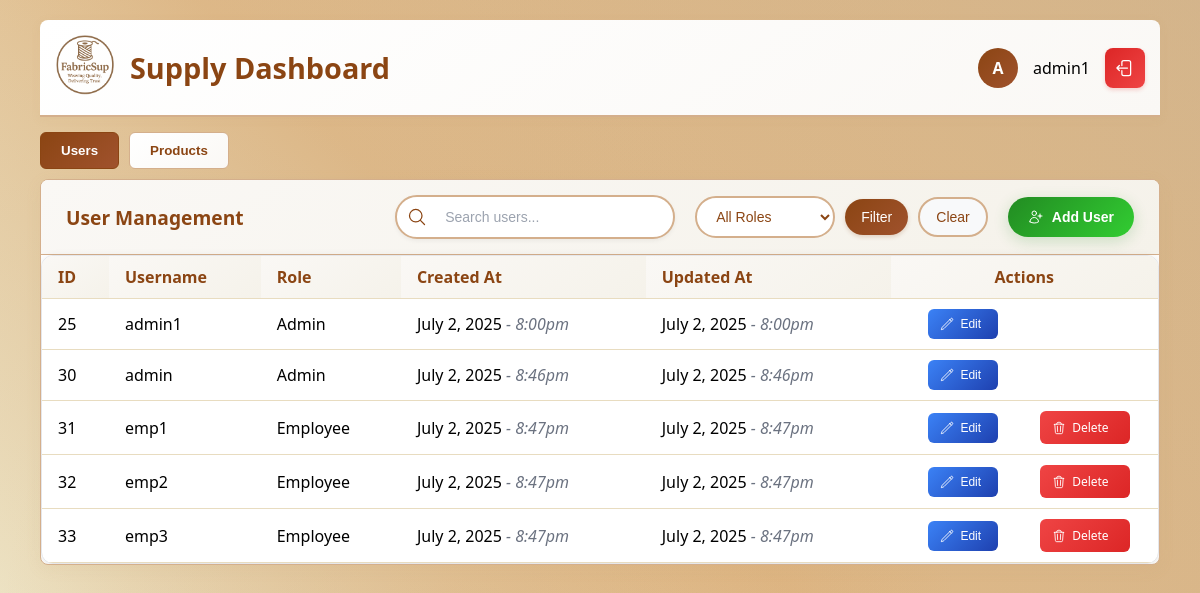
The app's page /supplier/admin/dashboard.php (signed in) with its own data.
### tables this page shows
CREATE TABLE `dbusers` (
  `userID` int(11) NOT NULL,
  `userName` varchar(100) NOT NULL,
  `userRole` varchar(20) NOT NULL,
  `password` varchar(30) NOT NULL,
  `created_at` datetime(6) NOT NULL DEFAULT current_timestamp(6),
  `updated_at` datetime(6) DEFAULT current_timestamp(6)
);

### supplier/admin/dashboard.php (the view, shortened to what this page needs)
<?php
include("../../includes/db.php");
?>
<!DOCTYPE html>
<html lang="en">
<head>
    <link rel="stylesheet" href="../assets/css/dashboard.css" />
</head>
<body>
    <div id="dashboard" class="dashboard">
        <div class="container">
            <div class="header">
                <div style="display: flex; align-items: center; gap: 15px;">
                    <div class="logo">
                        <img src="../assets/img/fabsuplogo.png" alt="FabricSup Logo">
                    </div>
                    <h1 style="margin: 0;">Supply Dashboard</h1>
                </div>
                <div class="user-info">
                    <div class="user-avatar">
                        <?php echo strtoupper(substr($_SESSION["username"], 0, 1)); ?>
                    </div>
                    <span id="currentUser"><?php echo htmlspecialchars($_SESSION["username"]); ?></span>
                    <a href="../auth/logout.php" class="logout-btn" title="Logout">
                    </a>
                </div>
            </div>
            <div class="tabs">
                <button class="tab active" onclick="showTab('users')">Users</button>
                <button class="tab" onclick="showTab('products')">Products</button>
            </div>
            <div id="usersTable" class="table-container">
                <div class="table-header">
                    <h3>User Management</h3>
                    <div class="filters-container">
                        <div class="search-container">
                            <div class="search-input-wrapper">
                                <input type="text" class="search-input" placeholder="Search users..." id="userSearchInput">
                            </div>
                        </div>
                        <div class="role-filter-container">
                            <select class="role-filter" id="roleFilter">
                                <option value="">All Roles</option>
                            </select>
                            <button class="filter-btn" onclick="applyUserFilters()">Filter</button>
                            <button class="clear-filter-btn" onclick="clearUserFilters()">Clear</button>
                        </div>
                        <button class="modern-add-btn" onclick="openModal('userModal')">
                            Add User
                        </button>
                    </div>
                </div>
                <div class="table-wrapper">
                    <table class="modern-table">
                        <thead>
                            <tr>
                                <th>ID</th>
                                <th>Username</th>
                                <th>Role</th>
                                <th>Created At</th>
                                <th>Updated At</th>
                                <th class="actions-column">Actions</th>
                            </tr>
                        </thead>
                        <tbody id="usersTableBody">
                            <?php
                            $result = $conn->query("SELECT * FROM dbusers ORDER BY userID ASC");
                            if ($result && $result->num_rows > 0) {
                                while ($row = $result->fetch_assoc()) {
                                    $createdDate = '';
                                    if (!empty($row['created_at']) && $row['created_at'] !== '0000-00-00 00:00:00') {
                                        $cleanDate = preg_replace('/\.\d+/', '', $row['created_at']);
                                        $timestamp = strtotime($cleanDate);
                                        if ($timestamp !== false) {
                                            $date = date('F j, Y', $timestamp);
                                            $time = date('g:ia', $timestamp);
                                            $createdDate = $date . " <span style='color: #6b7280; font-style: italic;'>- " . $time . "</span>";
                                        } else {
                                            $createdDate = "<span style='color: #9ca3af; font-style: italic;'>Not available</span>";
                                        }
                                    } else {
                                        $createdDate = "<span style='color: #9ca3af; font-style: italic;'>Not available</span>";
                                    }
                                    $updatedDate = '';
                                    if (!empty($row['updated_at']) && $row['updated_at'] !== '0000-00-00 00:00:00') {
                                        $cleanDate = preg_replace('/\.\d+/', '', $row['updated_at']);
                                        $timestamp = strtotime($cleanDate);
                                        if ($timestamp !== false) {
                                            $date = date('F j, Y', $timestamp);
                                            $time = date('g:ia', $timestamp);
                                            $updatedDate = $date . " <span style='color: #6b7280; font-style: italic;'>- " . $time . "</span>";
                                        } else {
                                            $updatedDate = "<span style='color: #9ca3af; font-style: italic;'>Not updated</span>";
                                        }
                                    } else {
                                        $updatedDate = "<span style='color: #9ca3af; font-style: italic;'>Not updated</span>";
                                    }
                                    echo "<tr>
                            <td><span class='table-id'>{$row['userID']}</span></td>
                            <td><span class='table-username'>" . htmlspecialchars($row['userName']) . "</span></td>
                            <td><span class='table-role role-" . strtolower($row['userRole']) . "'>" . htmlspecialchars($row['userRole']) . "</span></td>
                            <td><span class='table-created'>" . $createdDate . "</span></td>
                            <td><span class='table-created'>" . $updatedDate . "</span></td>
                            <td class='actions-cell'>
                                <div class='action-buttons'>
                                    <button class='btn btn-edit' onclick='openEditUserModal({$row['userID']}, " . json_encode($row['userName']) . ", " . json_encode($row['userRole']) . ")'>
                                        <svg xmlns='http://www.w3.org/2000/svg' fill='none' viewBox='0 0 24 24' stroke-width='1.5' stroke='currentColor' width='14' height='14'>
                                            <path stroke-linecap='round' stroke-linejoin='round' d='m16.862 4.487 1.687-1.688a1.875 1.875 0 1 1 2.652 2.652L6.832 19.82a4.5 4.5 0 0 1-1.897 1.13l-2.685.8.8-2.685a4.5 4.5 0 0 1 1.13-1.897L16.863 4.487Zm0 0L19.5 7.125' />
                                        </svg>
                                        Edit
                                    </button>";
                                    if (isset($_SESSION["userRole"]) && $_SESSION["userRole"] === "Admin" && $row['userRole'] === "Employee") {
                                        echo "<a href='users/delete_user.php?id={$row['userID']}' class='btn btn-delete' onclick=\"return confirm('Delete this employee?')\">
                                            <svg xmlns='http://www.w3.org/2000/svg' fill='none' viewBox='0 0 24 24' stroke-width='1.5' stroke='currentColor' width='14' height='14'>
                                                <path stroke-linecap='round' stroke-linejoin='round' d='m14.74 9-.346 9m-4.788 0L9.26 9m9.968-3.21c.342.052.682.107 1.022.166m-1.022-.165L18.16 19.673a2.25 2.25 0 0 1-2.244 2.077H8.084a2.25 2.25 0 0 1-2.244-2.077L4.772 5.79m14.456 0a48.108 48.108 0 0 0-3.478-.397m-12 .562c.34-.059.68-.114 1.022-.165m0 0a48.11 48.11 0 0 1 3.478-.397m7.5 0v-.916c0-1.18-.91-2.164-2.09-2.201a51.964 51.964 0 0 0-3.32 0c-1.18.037-2.09 1.022-2.09 2.201v.916m7.5 0a48.667 48.667 0 0 0-7.5 0' />
                                            </svg>
                                            Delete
                                        </a>";
                                    } else {
                                        echo "<span class='btn-placeholder'></span>";
                                    }
                                    echo "</div>
                            </td>
                        </tr>";
                                }
                            }
                            ?>
                        </tbody>
                    </table>
                </div>
            </div>
        </div>
    </div>
</body>
</html>

### records on screen
dbusers: userID "25", userName "admin1", userRole "Admin", created_at "July 2, 2025", created_at "8:00pm", updated_at "July 2, 2025", updated_at "8:00pm"
dbusers: userID "30", userName "admin", userRole "Admin", created_at "July 2, 2025", created_at "8:46pm", updated_at "July 2, 2025", updated_at "8:46pm"
dbusers: userID "31", userName "emp1", userRole "Employee", created_at "July 2, 2025", created_at "8:47pm", updated_at "July 2, 2025", updated_at "8:47pm"
dbusers: userID "32", userName "emp2", userRole "Employee", created_at "July 2, 2025", created_at "8:47pm", updated_at "July 2, 2025", updated_at "8:47pm"
dbusers: userID "33", userName "emp3", userRole "Employee", created_at "July 2, 2025", created_at "8:47pm", updated_at "July 2, 2025", updated_at "8:47pm"

### other values on screen
substr($_SESSION["username"], 0, 1) "A"
$_SESSION["username"] "admin1"
